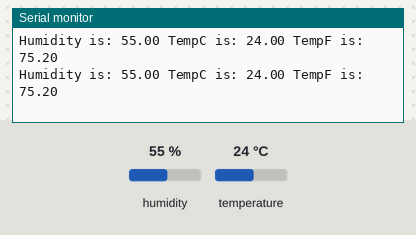
The sketch below on a simulated Arduino Uno, built with avr-gcc and run on an emulated ATmega328P. On the bench: the last lines printed to the serial monitor. The inputs (shaded band) are chosen by the test bench; at power-on: humidity 55 %, temperature 24 °C.

Above: at 2.8 s.
2.9 s: humidity set to 22 %
At 5.5 s:
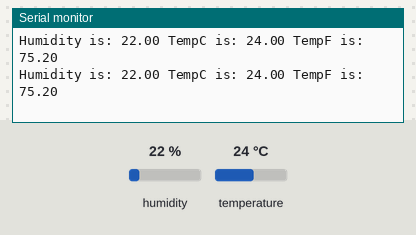
5.6 s: temperature set to 12 °C
At 6.5 s:
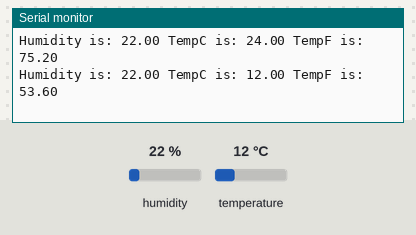
8.3 s: humidity set to 40 %
At 9.8 s:
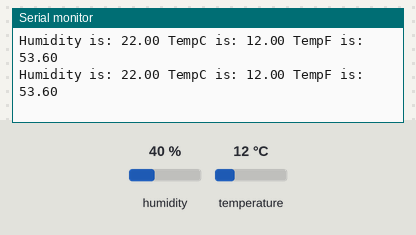
Timing chart, 0 to 11.3 s (numbered marks = the images above; inputs shaded):
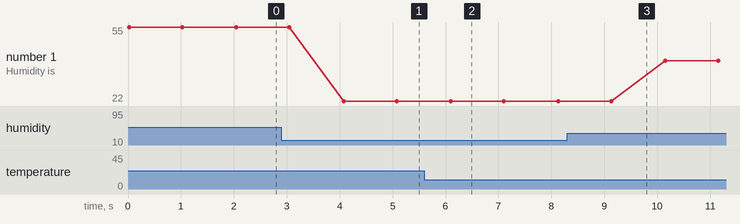

The sketch:

sketch_jul19a.ino
```cpp
#include <DHT.h>
#include <DHT_U.h>
#define TYPE DHT11

int dataPin = 2;
DHT dht(dataPin, TYPE);

float humidty;
float tempC;
float tempF;


void setup() {
  // put your setup code here, to run once:
  Serial.begin(9600);
  dht.begin();


}

void loop() {
  // put your main code here, to run repeatedly:
  humidty = dht.readHumidity();
  tempC = dht.readTemperature();
  tempF = dht.readTemperature(true);

  Serial.print("Humidity is: ");
  Serial.print(humidty);

  Serial.print(" TempC is: ");
  Serial.print(tempC);

   Serial.print(" TempF is: ");
  Serial.println(tempF);

  delay(1000);
}
```

Measured:
- after the input at 2.9 s, the serial monitor: prints a new line after 1.2 s (image 1)
- after the input at 5.6 s, the serial monitor: prints a new line after 0.50 s (image 2)
- plotted number 1: 55 → 22 after the input at 2.9 s, 22 → 40 after the input at 8.3 s
